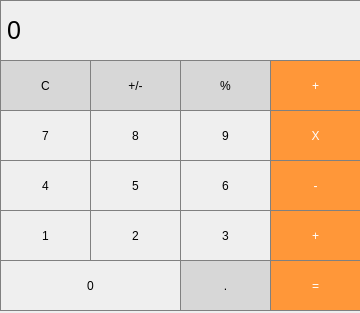
<?xml version="1.0" encoding="UTF-8"?>
<ui version="4.0">
 <class>MainWindow</class>
 <widget class="QMainWindow" name="MainWindow">
  <property name="geometry">
   <rect>
    <x>0</x>
    <y>0</y>
    <width>360</width>
    <height>313</height>
   </rect>
  </property>
  <property name="windowTitle">
   <string>MainWindow</string>
  </property>
  <widget class="QWidget" name="centralwidget">
   <widget class="QLabel" name="label">
    <property name="geometry">
     <rect>
      <x>0</x>
      <y>0</y>
      <width>361</width>
      <height>61</height>
     </rect>
    </property>
    <property name="font">
     <font>
      <pointsize>19</pointsize>
     </font>
    </property>
    <property name="styleSheet">
     <string notr="true">QLabel {
  qproperty-alignment: 'AlignVCenter | AlignRight';
  border: 1px solid gray;
}</string>
    </property>
    <property name="text">
     <string>0</string>
    </property>
   </widget>
   <widget class="QPushButton" name="pushButton_clear">
    <property name="geometry">
     <rect>
      <x>0</x>
      <y>60</y>
      <width>91</width>
      <height>51</height>
     </rect>
    </property>
    <property name="styleSheet">
     <string notr="true">QPushButton {
  background-color: rgb(215, 215, 215);
  border: 1px solid gray;
}
QPushButton:pressed {
    background-color: qlineargradient(x1: 0, y1: 0, x2: 0, y2: 1,
                                      stop: 0 #BEBEBE, stop: 1 #D7D7D7);
}</string>
    </property>
    <property name="text">
     <string>C</string>
    </property>
   </widget>
   <widget class="QPushButton" name="pushButton_plusminus">
    <property name="geometry">
     <rect>
      <x>90</x>
      <y>60</y>
      <width>91</width>
      <height>51</height>
     </rect>
    </property>
    <property name="styleSheet">
     <string notr="true">QPushButton {
  background-color: rgb(215, 215, 215);
  border: 1px solid gray;
}
QPushButton:pressed {
    background-color: qlineargradient(x1: 0, y1: 0, x2: 0, y2: 1,
                                      stop: 0 #BEBEBE, stop: 1 #D7D7D7);
}</string>
    </property>
    <property name="text">
     <string>+/-</string>
    </property>
   </widget>
   <widget class="QPushButton" name="pushButton_mod">
    <property name="geometry">
     <rect>
      <x>180</x>
      <y>60</y>
      <width>91</width>
      <height>51</height>
     </rect>
    </property>
    <property name="styleSheet">
     <string notr="true">QPushButton {
  background-color: rgb(215, 215, 215);
  border: 1px solid gray;
}
QPushButton:pressed {
    background-color: qlineargradient(x1: 0, y1: 0, x2: 0, y2: 1,
                                      stop: 0 #BEBEBE, stop: 1 #D7D7D7);
}</string>
    </property>
    <property name="text">
     <string>%</string>
    </property>
   </widget>
   <widget class="QPushButton" name="pushButton_9">
    <property name="geometry">
     <rect>
      <x>180</x>
      <y>110</y>
      <width>91</width>
      <height>51</height>
     </rect>
    </property>
    <property name="styleSheet">
     <string notr="true">QPushButton {
   border: 1px solid gray;
}
QPushButton:pressed {
    background-color: qlineargradient(x1: 0, y1: 0, x2: 0, y2: 1,
                                      stop: 0 #dadbde, stop: 1 #f6f7fa);
}


</string>
    </property>
    <property name="text">
     <string>9</string>
    </property>
   </widget>
   <widget class="QPushButton" name="pushButton_4">
    <property name="geometry">
     <rect>
      <x>0</x>
      <y>160</y>
      <width>91</width>
      <height>51</height>
     </rect>
    </property>
    <property name="styleSheet">
     <string notr="true">QPushButton {
   border: 1px solid gray;
}
QPushButton:pressed {
    background-color: qlineargradient(x1: 0, y1: 0, x2: 0, y2: 1,
                                      stop: 0 #dadbde, stop: 1 #f6f7fa);
}</string>
    </property>
    <property name="text">
     <string>4</string>
    </property>
   </widget>
   <widget class="QPushButton" name="pushButton_8">
    <property name="geometry">
     <rect>
      <x>90</x>
      <y>110</y>
      <width>91</width>
      <height>51</height>
     </rect>
    </property>
    <property name="styleSheet">
     <string notr="true">QPushButton {
   border: 1px solid gray;
}
QPushButton:pressed {
    background-color: qlineargradient(x1: 0, y1: 0, x2: 0, y2: 1,
                                      stop: 0 #dadbde, stop: 1 #f6f7fa);
}</string>
    </property>
    <property name="text">
     <string>8</string>
    </property>
   </widget>
   <widget class="QPushButton" name="pushButton_5">
    <property name="geometry">
     <rect>
      <x>90</x>
      <y>160</y>
      <width>91</width>
      <height>51</height>
     </rect>
    </property>
    <property name="styleSheet">
     <string notr="true">QPushButton {
   border: 1px solid gray;
}
QPushButton:pressed {
    background-color: qlineargradient(x1: 0, y1: 0, x2: 0, y2: 1,
                                      stop: 0 #dadbde, stop: 1 #f6f7fa);
}</string>
    </property>
    <property name="text">
     <string>5</string>
    </property>
   </widget>
   <widget class="QPushButton" name="pushButton_7">
    <property name="geometry">
     <rect>
      <x>0</x>
      <y>110</y>
      <width>91</width>
      <height>51</height>
     </rect>
    </property>
    <property name="styleSheet">
     <string notr="true">QPushButton {
   border: 1px solid gray;
}
QPushButton:pressed {
    background-color: qlineargradient(x1: 0, y1: 0, x2: 0, y2: 1,
                                      stop: 0 #dadbde, stop: 1 #f6f7fa);
}</string>
    </property>
    <property name="text">
     <string>7</string>
    </property>
   </widget>
   <widget class="QPushButton" name="pushButton_6">
    <property name="geometry">
     <rect>
      <x>180</x>
      <y>160</y>
      <width>91</width>
      <height>51</height>
     </rect>
    </property>
    <property name="styleSheet">
     <string notr="true">QPushButton {
   border: 1px solid gray;
}
QPushButton:pressed {
    background-color: qlineargradient(x1: 0, y1: 0, x2: 0, y2: 1,
                                      stop: 0 #dadbde, stop: 1 #f6f7fa);
}
</string>
    </property>
    <property name="text">
     <string>6</string>
    </property>
   </widget>
   <widget class="QPushButton" name="pushButton_add">
    <property name="geometry">
     <rect>
      <x>270</x>
      <y>60</y>
      <width>91</width>
      <height>51</height>
     </rect>
    </property>
    <property name="styleSheet">
     <string notr="true">QPushButton {
  background-color: rgb(255, 151, 57);
  color: white; 
  border: 1px solid gray;
}

QPushButton:pressed {
    background-color: qlineargradient(x1: 0, y1: 0, x2: 0, y2: 1,
                                      stop: 0 #FF7832, stop: 1 #FF9739);
}</string>
    </property>
    <property name="text">
     <string>+</string>
    </property>
   </widget>
   <widget class="QPushButton" name="pushButton_into">
    <property name="geometry">
     <rect>
      <x>270</x>
      <y>110</y>
      <width>91</width>
      <height>51</height>
     </rect>
    </property>
    <property name="styleSheet">
     <string notr="true">QPushButton {
  background-color: rgb(255, 151, 57);
  color: white; 
  border: 1px solid gray;
}

QPushButton:pressed {
    background-color: qlineargradient(x1: 0, y1: 0, x2: 0, y2: 1,
                                      stop: 0 #FF7832, stop: 1 #FF9739);
}</string>
    </property>
    <property name="text">
     <string>X</string>
    </property>
   </widget>
   <widget class="QPushButton" name="pushButton_minus">
    <property name="geometry">
     <rect>
      <x>270</x>
      <y>160</y>
      <width>91</width>
      <height>51</height>
     </rect>
    </property>
    <property name="styleSheet">
     <string notr="true">QPushButton {
  background-color: rgb(255, 151, 57);
  color: white; 
  border: 1px solid gray;
}

QPushButton:pressed {
    background-color: qlineargradient(x1: 0, y1: 0, x2: 0, y2: 1,
                                      stop: 0 #FF7832, stop: 1 #FF9739);
}</string>
    </property>
    <property name="text">
     <string>-</string>
    </property>
   </widget>
   <widget class="QPushButton" name="pushButton_3">
    <property name="geometry">
     <rect>
      <x>180</x>
      <y>210</y>
      <width>91</width>
      <height>51</height>
     </rect>
    </property>
    <property name="styleSheet">
     <string notr="true">QPushButton {
   border: 1px solid gray;

}
QPushButton:pressed {
    background-color: qlineargradient(x1: 0, y1: 0, x2: 0, y2: 1,
                                      stop: 0 #dadbde, stop: 1 #f6f7fa);
}</string>
    </property>
    <property name="text">
     <string>3</string>
    </property>
   </widget>
   <widget class="QPushButton" name="pushButton_0">
    <property name="geometry">
     <rect>
      <x>0</x>
      <y>260</y>
      <width>181</width>
      <height>51</height>
     </rect>
    </property>
    <property name="styleSheet">
     <string notr="true">QPushButton {
   border: 1px solid gray;

}
QPushButton:pressed {
    background-color: qlineargradient(x1: 0, y1: 0, x2: 0, y2: 1,
                                      stop: 0 #dadbde, stop: 1 #f6f7fa);
}</string>
    </property>
    <property name="text">
     <string>0</string>
    </property>
   </widget>
   <widget class="QPushButton" name="pushButton_equal">
    <property name="geometry">
     <rect>
      <x>270</x>
      <y>260</y>
      <width>91</width>
      <height>51</height>
     </rect>
    </property>
    <property name="styleSheet">
     <string notr="true">QPushButton {
  background-color: rgb(255, 151, 57);
  color: white; 
  border: 1px solid gray;
}

QPushButton:pressed {
    background-color: qlineargradient(x1: 0, y1: 0, x2: 0, y2: 1,
                                      stop: 0 #FF7832, stop: 1 #FF9739);
}</string>
    </property>
    <property name="text">
     <string>=</string>
    </property>
   </widget>
   <widget class="QPushButton" name="pushButton_1">
    <property name="geometry">
     <rect>
      <x>0</x>
      <y>210</y>
      <width>91</width>
      <height>51</height>
     </rect>
    </property>
    <property name="styleSheet">
     <string notr="true">QPushButton {
   border: 1px solid gray;
}
QPushButton:pressed {
    background-color: qlineargradient(x1: 0, y1: 0, x2: 0, y2: 1,
                                      stop: 0 #dadbde, stop: 1 #f6f7fa);
}</string>
    </property>
    <property name="text">
     <string>1</string>
    </property>
   </widget>
   <widget class="QPushButton" name="pushButton_2">
    <property name="geometry">
     <rect>
      <x>90</x>
      <y>210</y>
      <width>91</width>
      <height>51</height>
     </rect>
    </property>
    <property name="styleSheet">
     <string notr="true">QPushButton {
   border: 1px solid gray;
}
QPushButton:pressed {
    background-color: qlineargradient(x1: 0, y1: 0, x2: 0, y2: 1,
                                      stop: 0 #dadbde, stop: 1 #f6f7fa);
}</string>
    </property>
    <property name="text">
     <string>2</string>
    </property>
   </widget>
   <widget class="QPushButton" name="pushButton_add_2">
    <property name="geometry">
     <rect>
      <x>270</x>
      <y>210</y>
      <width>91</width>
      <height>51</height>
     </rect>
    </property>
    <property name="styleSheet">
     <string notr="true">QPushButton {
  background-color: rgb(255, 151, 57);
  color: white; 
  border: 1px solid gray;
}

QPushButton:pressed {
    background-color: qlineargradient(x1: 0, y1: 0, x2: 0, y2: 1,
                                      stop: 0 #FF7832, stop: 1 #FF9739);
}</string>
    </property>
    <property name="text">
     <string>+</string>
    </property>
   </widget>
   <widget class="QPushButton" name="pushButton_point">
    <property name="geometry">
     <rect>
      <x>180</x>
      <y>260</y>
      <width>91</width>
      <height>51</height>
     </rect>
    </property>
    <property name="styleSheet">
     <string notr="true">QPushButton {
  background-color: rgb(215, 215, 215);
  border: 1px solid gray;
}
QPushButton:pressed {
    background-color: qlineargradient(x1: 0, y1: 0, x2: 0, y2: 1,
                                      stop: 0 #BEBEBE, stop: 1 #D7D7D7);
}</string>
    </property>
    <property name="text">
     <string>.</string>
    </property>
   </widget>
  </widget>
 </widget>
 <resources/>
 <connections/>
</ui>
